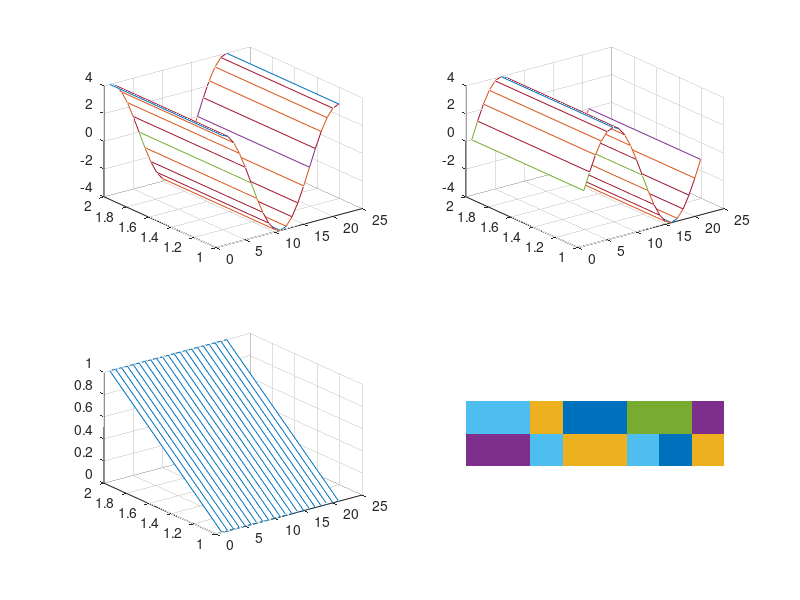

The MATLAB script that drew this image:
% Plotting and finishing vectors
% Jan 29, 2018

%First, a few vector operations
clc;
clear;

%%
E1 = 100:100:1500
%%
part1 = 1:20;
part2 = 19:-1:1;
E2 = [ part1 part2 ]

%Also:
E2 = [  1:20 19:-1:1 ]

%% Answer 1 for E3
N = 4;

base = ones(1,N);
base = base .* -1
exponents = (2:N+1)
E3 = base .^ exponents

%%
N = 10

base = ones(1,N);
base( 2:2:N ) = -1;
E3ver2 = base

%%
N = 10
exponents = 0:N-1
E4 = 2.^exponents

%as a one liner
E4 = 2.^(0:N-1)

%%
N = 10
E4 = 2.^(0:N-1)
E5 = 1./E4

%%
% Plotting!
clc;
clear;

%From the plotting notes:
x = 0:pi/100:2*pi;
y = sin(x);
plot(x,y);
% Now label the axes and add a title. The characters \pi create the
% symbol ?. See "text strings" in the MATLAB Reference documentation for
% more symbols:
xlabel('x = 0:2\pi');
ylabel('Sine of x');
title('Plot of the Sine Function','FontSize',12);


%%
%Example plot 2 from notes

t = 0:pi/10:2*pi;
[X,Y,Z] = cylinder(4);
subplot(2,2,1); mesh(X)
subplot(2,2,2); mesh(Y)
subplot(2,2,3); mesh(Z)
subplot(2,2,4); mesh(X,Y,Z)

%%
% Basic plotting

data = (-5:5).^2
plot( (-5:5).^2 ); %Plots y = x^2

%%
x = linspace(-5, 5, 100)
y = x.^2
plot( x, y, '-m', 'LineWidth', 2 )
title('Plot of f(x) = x^2')
xlabel('Time (s)')
ylabel('Acceleration (m/s^2)')

%%
%Plots don't need to be proper functions
plot( y, x )

%%
%Parametric plotting
t = linspace(0, 8*pi, 500)
x = t.*cos(t)
y = t.*sin(t)
plot(x, y)

%%
% Multiple plots with one plot()

x = linspace(0, 2, 100);
y1 = x.^0.5;
y2 = x;
y3 = x.^2;

plot(x, y1, x, y2, x, y3)

legend('x^0.5','x', 'x^2', 'Location', 'NorthWest');

%% Multiple plotting again

x = linspace(0, 2, 100);
y1 = x.^0.5;
y2 = x;
y3 = x.^2;

plot( [x; x; x]', [y1; y2; y3]' )

legend('x^0.5','x', 'x^2', 'Location', 'NorthWest');

%%
% Plotting with multiple plots

x = linspace(0, 2, 100);
y1 = x.^0.5;
y2 = x;
y3 = x.^2;

plot(x, y1, ':g', 'LineWidth', 1);
hold on;
plot(x, y2, '--r', 'LineWidth', 2);
plot(x, y3, '.-b', 'LineWidth', 3);
hold off;

%%
      dice = ceil( rand(2,8) * 6);
      image(dice);
      colormap(lines);    % better choice of colors
      axis equal;         % make squares
      axis off;           % don't bother labeling the axis